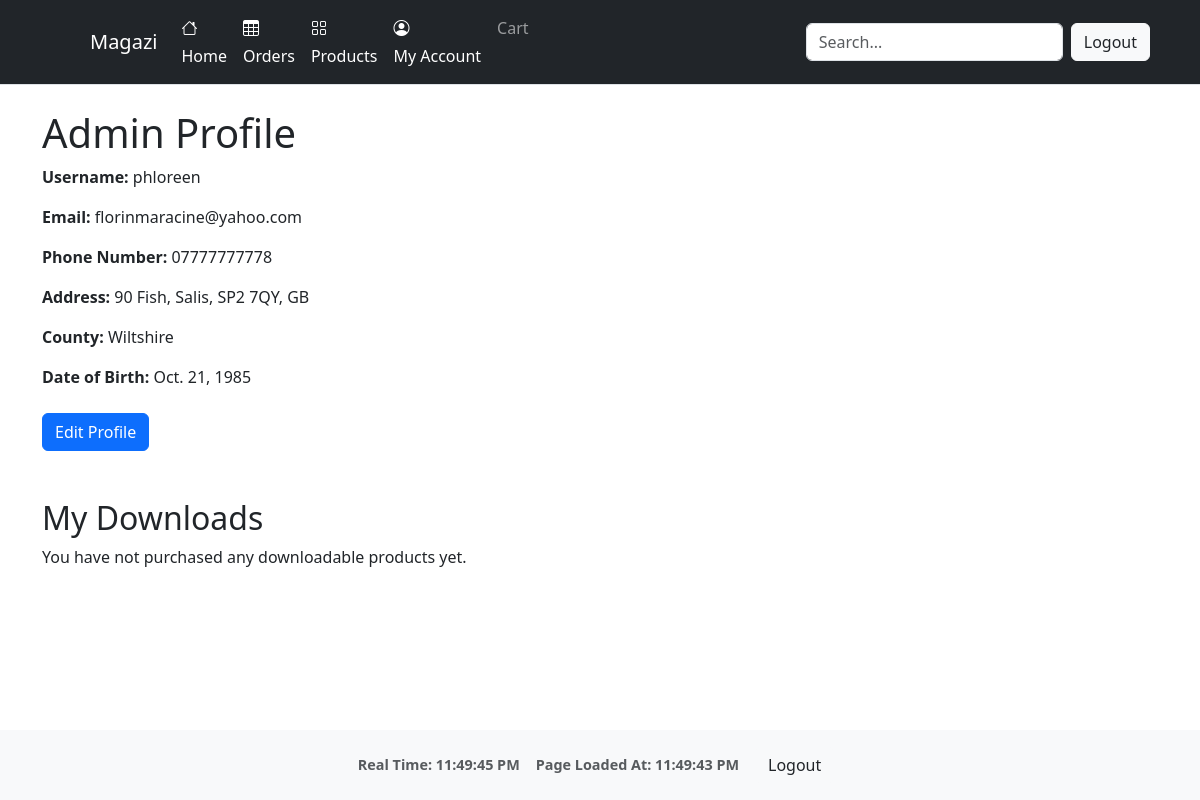
/profiles/my-profile/ (signed in), run on an earlier commit of the app's database.
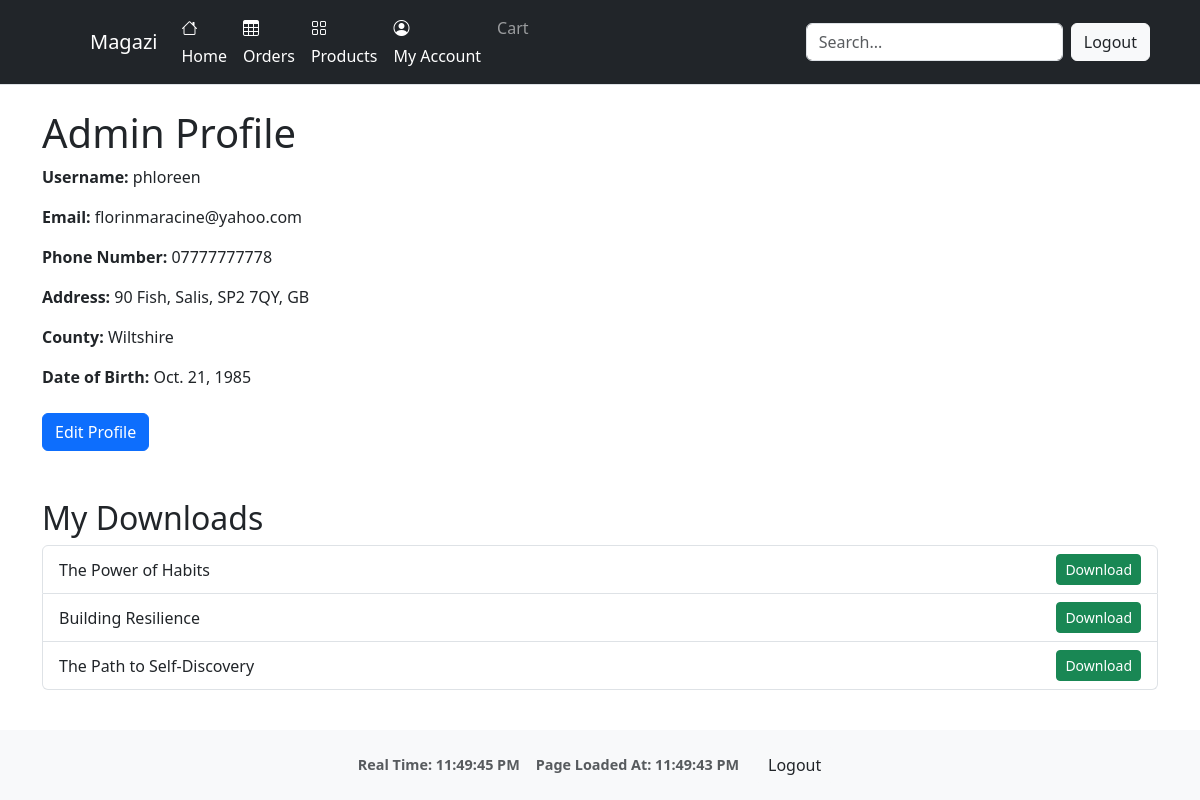
And on a later commit of the database.
### products/models.py (models this page shows, shortened)
class Product(models.Model):
    name = models.CharField(max_length=255)
    description = models.TextField()
    price = models.DecimalField(max_digits=10, decimal_places=2)
    image = models.ImageField(upload_to='product_images/', null=True, blank=True)
    stock = models.PositiveIntegerField(default=0)
    digital_file = models.FileField(upload_to='digital_products/', blank=True, null=True)
    created_at = models.DateTimeField(auto_now_add=True)
    updated_at = models.DateTimeField(auto_now=True)

### profiles/views.py (the view)
# urls.py: path('my-profile/', views.my_profile, name='my_profile'),
@login_required
def my_profile(request):
    profile = request.user.profile
    user_orders = request.user.order_set.filter(status__in=['approved', 'delivered'])
    downloads_dict = {}
    for order in user_orders:
        for item in order.lineitems.all():
            if item.product.digital_file:
                if (item.product.id not in downloads_dict or
                    order.date > downloads_dict[item.product.id]['order_date']):
                    downloads_dict[item.product.id] = {
                        'product': item.product,
                        'order_number': order.order_number,
                        'order_date': order.date,
                    }
    downloads = list(downloads_dict.values())
    return render(request, 'profiles/my_profile.html', {'profile': profile, 'downloads': downloads})

### cart/context.py (called while the page is built, shortened)
def cart_summary(request):
    cart = request.session.get('cart', {})
    cart_items = []
    total = 0
    return {'cart_total': total, 'cart_items': cart_items}

### profiles/models.py (called while the page is built)
    def get_role(self):
        if self.user.is_staff:
            return "Admin"
        elif self.user.groups.filter(name="seller").exists():
            return "Seller"
        else:
            return "Client"

### profiles/templates/profiles/my_profile.html (shortened to what this page needs)
{% extends "base.html" %}
{% load static %}
{% block content %}
<div class="container my-4">
    <h1>{{ request.user.profile.get_role }} Profile</h1>
    <p><strong>Username:</strong> {{ request.user.username }}</p>
    <p><strong>Email:</strong> {{ request.user.email }}</p>
    <p><strong>Phone Number:</strong> {{ profile.phone_number }}</p>
    <p><strong>Address:</strong> {{ profile.street_address }}, {{ profile.city }}, {{ profile.postcode }}, {{ profile.country }}</p>
    <p><strong>County:</strong> {{ profile.county }}</p>
    <p><strong>Date of Birth:</strong> {{ profile.date_of_birth }}</p>
    <div class="mt-4">
        <a href="{% url 'profiles:edit_profile' %}" class="btn btn-primary">Edit Profile</a>
    </div>
  <div class="mt-5">
    <h2>My Downloads</h2>
    {% if downloads %}
      <ul class="list-group">
        {% for download in downloads %}
          <li class="list-group-item d-flex justify-content-between align-items-center">
            <span>{{ download.product.name }}</span>
            <a href="{% url 'orders:download_product' download.order_number download.product.id %}" class="btn btn-sm btn-success">
              Download
            </a>
          </li>
        {% endfor %}
      </ul>
    {% else %}
      <p>You have not purchased any downloadable products yet.</p>
    {% endif %}
  </div>
</div>
{% endblock %}

What changed in the data, as far as the page shows it:
now on this page (row unchanged): Product: product.name "The Power of Habits"
now on this page (row unchanged): Product: product.name "Building Resilience"
now on this page (row edited): Product: product.name "The Path to Self-Discovery"
Also different on the page:
text no longer shown: "You have not purchased any downloadable products yet."
